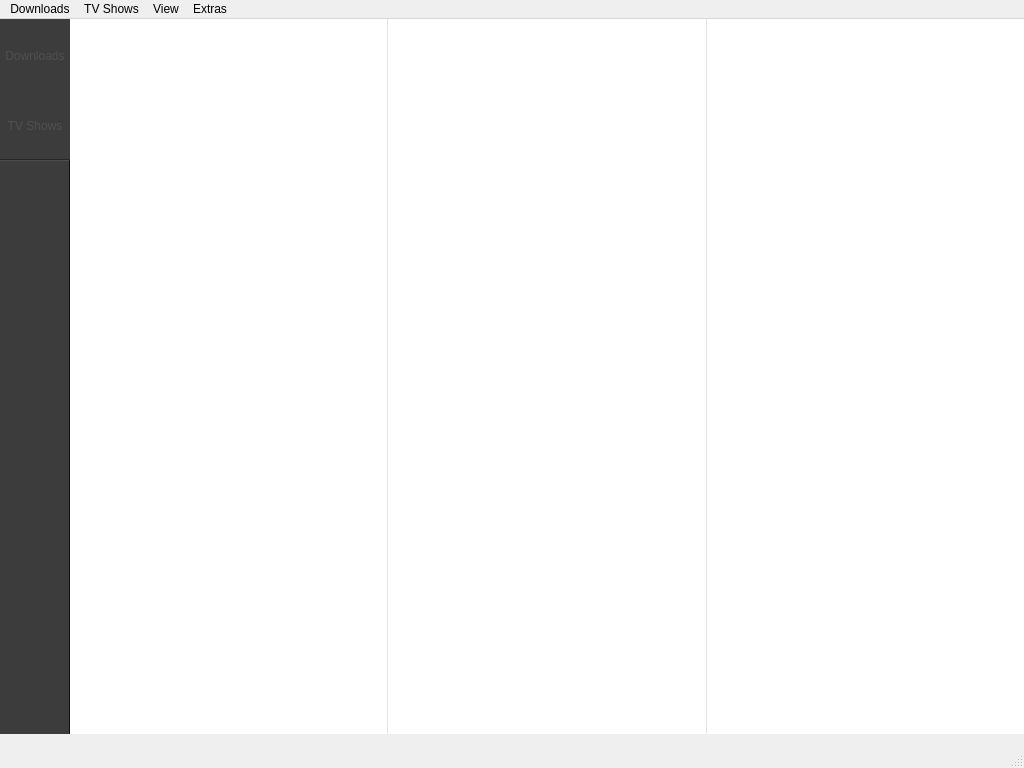
<?xml version="1.0" encoding="UTF-8"?>
<ui version="4.0">
 <class>MainWindow</class>
 <widget class="QMainWindow" name="MainWindow">
  <property name="geometry">
   <rect>
    <x>0</x>
    <y>0</y>
    <width>1024</width>
    <height>768</height>
   </rect>
  </property>
  <property name="windowTitle">
   <string>Media OrQanizer</string>
  </property>
  <property name="styleSheet">
   <string notr="true">QStatusBar {
background: url(:/statusBar/background) repeat-x;
}</string>
  </property>
  <widget class="QWidget" name="centralwidget">
   <property name="styleSheet">
    <string notr="true"/>
   </property>
   <layout class="QHBoxLayout" name="horizontalLayout">
    <property name="spacing">
     <number>0</number>
    </property>
    <property name="leftMargin">
     <number>0</number>
    </property>
    <property name="topMargin">
     <number>0</number>
    </property>
    <property name="rightMargin">
     <number>0</number>
    </property>
    <property name="bottomMargin">
     <number>0</number>
    </property>
    <item>
     <widget class="QWidget" name="centralWidget" native="true">
      <property name="styleSheet">
       <string notr="true"/>
      </property>
      <layout class="QHBoxLayout" name="horizontalLayout_2">
       <property name="spacing">
        <number>0</number>
       </property>
       <property name="leftMargin">
        <number>0</number>
       </property>
       <property name="topMargin">
        <number>0</number>
       </property>
       <property name="rightMargin">
        <number>0</number>
       </property>
       <property name="bottomMargin">
        <number>0</number>
       </property>
       <item>
        <widget class="QWidget" name="sideBar" native="true">
         <property name="minimumSize">
          <size>
           <width>70</width>
           <height>0</height>
          </size>
         </property>
         <property name="maximumSize">
          <size>
           <width>70</width>
           <height>16777215</height>
          </size>
         </property>
         <property name="styleSheet">
          <string notr="true">QWidget { 
background-color: rgb(60,60,60);
border-right: 1px solid rgb(16,16,16);
}
QToolButton {
padding-top: 4px;
border: none;
color: rgba(106,106,106, 100);
background-image: url(:/sideBar/button_background_nc);
}
QToolButton:pressed {
color: rgba(150,150,150, 255);
background-image: url(:/sideBar/button_background_p);
}
QToolButton:checked, QToolButton:checked:pressed {
color: rgba(150,150,150, 255);
background-image: url(:/sideBar/button_background_c);
}
QWidget#separator {
border-top: 1px solid rgb(38,38,38);
border-bottom: 1px solid rgb(77,77,77);
}</string>
         </property>
         <layout class="QVBoxLayout" name="verticalLayout">
          <property name="spacing">
           <number>0</number>
          </property>
          <property name="leftMargin">
           <number>0</number>
          </property>
          <property name="topMargin">
           <number>0</number>
          </property>
          <property name="rightMargin">
           <number>0</number>
          </property>
          <property name="bottomMargin">
           <number>0</number>
          </property>
          <item>
           <widget class="QToolButton" name="buttonDownloads">
            <property name="enabled">
             <bool>false</bool>
            </property>
            <property name="minimumSize">
             <size>
              <width>70</width>
              <height>70</height>
             </size>
            </property>
            <property name="maximumSize">
             <size>
              <width>70</width>
              <height>70</height>
             </size>
            </property>
            <property name="text">
             <string>Downloads</string>
            </property>
            <property name="checkable">
             <bool>true</bool>
            </property>
           </widget>
          </item>
          <item>
           <widget class="QToolButton" name="buttonSeries">
            <property name="sizePolicy">
             <sizepolicy hsizetype="Fixed" vsizetype="Fixed">
              <horstretch>0</horstretch>
              <verstretch>0</verstretch>
             </sizepolicy>
            </property>
            <property name="minimumSize">
             <size>
              <width>70</width>
              <height>70</height>
             </size>
            </property>
            <property name="text">
             <string>TV Shows</string>
            </property>
           </widget>
          </item>
          <item>
           <widget class="QWidget" name="separator" native="true">
            <property name="minimumSize">
             <size>
              <width>0</width>
              <height>2</height>
             </size>
            </property>
            <property name="maximumSize">
             <size>
              <width>16777215</width>
              <height>2</height>
             </size>
            </property>
           </widget>
          </item>
          <item>
           <spacer name="verticalSpacer">
            <property name="orientation">
             <enum>Qt::Vertical</enum>
            </property>
            <property name="sizeHint" stdset="0">
             <size>
              <width>20</width>
              <height>40</height>
             </size>
            </property>
           </spacer>
          </item>
         </layout>
        </widget>
       </item>
       <item>
        <widget class="QSplitter" name="splitter">
         <property name="styleSheet">
          <string notr="true"/>
         </property>
         <property name="orientation">
          <enum>Qt::Vertical</enum>
         </property>
         <property name="opaqueResize">
          <bool>true</bool>
         </property>
         <property name="handleWidth">
          <number>1</number>
         </property>
         <widget class="QStackedWidget" name="centralStackedWidget">
          <property name="styleSheet">
           <string notr="true">QWidget#centralStackedWidget {
background-color: rgb(227,227,227);
}</string>
          </property>
          <property name="currentIndex">
           <number>1</number>
          </property>
          <widget class="QWidget" name="pageDownloads">
           <layout class="QVBoxLayout" name="verticalLayout_2">
            <property name="spacing">
             <number>0</number>
            </property>
            <property name="leftMargin">
             <number>0</number>
            </property>
            <property name="topMargin">
             <number>0</number>
            </property>
            <property name="rightMargin">
             <number>0</number>
            </property>
            <property name="bottomMargin">
             <number>0</number>
            </property>
            <item>
             <widget class="QTreeView" name="treeViewDownloads">
              <property name="frameShape">
               <enum>QFrame::NoFrame</enum>
              </property>
             </widget>
            </item>
           </layout>
          </widget>
          <widget class="QWidget" name="pageSeries">
           <layout class="QHBoxLayout" name="horizontalLayout_3">
            <property name="spacing">
             <number>0</number>
            </property>
            <property name="leftMargin">
             <number>0</number>
            </property>
            <property name="topMargin">
             <number>0</number>
            </property>
            <property name="rightMargin">
             <number>0</number>
            </property>
            <property name="bottomMargin">
             <number>0</number>
            </property>
            <item>
             <widget class="QSplitter" name="splitter_2">
              <property name="midLineWidth">
               <number>1</number>
              </property>
              <property name="orientation">
               <enum>Qt::Horizontal</enum>
              </property>
              <property name="opaqueResize">
               <bool>true</bool>
              </property>
              <property name="handleWidth">
               <number>1</number>
              </property>
              <widget class="QTreeView" name="treeViewSeries">
               <property name="frameShape">
                <enum>QFrame::NoFrame</enum>
               </property>
               <property name="frameShadow">
                <enum>QFrame::Plain</enum>
               </property>
               <property name="lineWidth">
                <number>0</number>
               </property>
               <property name="rootIsDecorated">
                <bool>false</bool>
               </property>
               <property name="headerHidden">
                <bool>true</bool>
               </property>
              </widget>
              <widget class="QTreeView" name="treeViewSeasons">
               <property name="frameShape">
                <enum>QFrame::NoFrame</enum>
               </property>
               <property name="frameShadow">
                <enum>QFrame::Plain</enum>
               </property>
               <property name="lineWidth">
                <number>0</number>
               </property>
               <property name="rootIsDecorated">
                <bool>false</bool>
               </property>
               <property name="headerHidden">
                <bool>true</bool>
               </property>
              </widget>
              <widget class="QTreeView" name="treeViewEpisodes">
               <property name="frameShape">
                <enum>QFrame::NoFrame</enum>
               </property>
               <property name="rootIsDecorated">
                <bool>false</bool>
               </property>
               <attribute name="headerVisible">
                <bool>false</bool>
               </attribute>
              </widget>
             </widget>
            </item>
           </layout>
          </widget>
         </widget>
        </widget>
       </item>
      </layout>
     </widget>
    </item>
   </layout>
  </widget>
  <widget class="QMenuBar" name="menubar">
   <property name="geometry">
    <rect>
     <x>0</x>
     <y>0</y>
     <width>1024</width>
     <height>22</height>
    </rect>
   </property>
   <widget class="QMenu" name="menuView">
    <property name="title">
     <string>View</string>
    </property>
    <addaction name="separator"/>
    <addaction name="actionDownloads"/>
    <addaction name="actionTV_Shows"/>
   </widget>
   <widget class="QMenu" name="menuExtras">
    <property name="title">
     <string>Extras</string>
    </property>
    <addaction name="actionPreferences"/>
    <addaction name="actionDownload_Preferences"/>
    <addaction name="actionPremiumizeMe_Preferences"/>
   </widget>
   <widget class="QMenu" name="menuDownloads">
    <property name="title">
     <string>Downloads</string>
    </property>
    <addaction name="actionStart"/>
    <addaction name="actionStopDownloads"/>
    <addaction name="separator"/>
    <addaction name="actionDeleteDownload"/>
    <addaction name="actionResetDownload"/>
    <addaction name="actionExtract"/>
   </widget>
   <widget class="QMenu" name="menuTV_Shows">
    <property name="title">
     <string>TV Shows</string>
    </property>
    <addaction name="actionAdd_show"/>
    <addaction name="actionAddDownload"/>
   </widget>
   <addaction name="menuDownloads"/>
   <addaction name="menuTV_Shows"/>
   <addaction name="menuView"/>
   <addaction name="menuExtras"/>
  </widget>
  <widget class="QStatusBar" name="statusbar">
   <property name="minimumSize">
    <size>
     <width>0</width>
     <height>34</height>
    </size>
   </property>
   <property name="sizeGripEnabled">
    <bool>true</bool>
   </property>
  </widget>
  <action name="actionDownloads">
   <property name="checkable">
    <bool>true</bool>
   </property>
   <property name="checked">
    <bool>true</bool>
   </property>
   <property name="text">
    <string>Downloads</string>
   </property>
   <property name="toolTip">
    <string>Show downloads</string>
   </property>
   <property name="shortcut">
    <string>Ctrl+1</string>
   </property>
  </action>
  <action name="actionPreferences">
   <property name="text">
    <string>Preferences...</string>
   </property>
  </action>
  <action name="actionDownload_Preferences">
   <property name="text">
    <string>Download Preferences...</string>
   </property>
  </action>
  <action name="actionPremiumizeMe_Preferences">
   <property name="text">
    <string>PremiumizeMe Preferences...</string>
   </property>
  </action>
  <action name="actionStart">
   <property name="text">
    <string>Start queue</string>
   </property>
   <property name="toolTip">
    <string>Start Downloads</string>
   </property>
  </action>
  <action name="actionDeleteDownload">
   <property name="text">
    <string>Delete</string>
   </property>
   <property name="shortcut">
    <string>Ctrl+Backspace</string>
   </property>
  </action>
  <action name="actionResetDownload">
   <property name="text">
    <string>Reset</string>
   </property>
  </action>
  <action name="actionStopDownloads">
   <property name="enabled">
    <bool>false</bool>
   </property>
   <property name="text">
    <string>Stop all</string>
   </property>
  </action>
  <action name="actionExtract">
   <property name="text">
    <string>Extract</string>
   </property>
  </action>
  <action name="actionTV_Shows">
   <property name="checkable">
    <bool>true</bool>
   </property>
   <property name="text">
    <string>TV Shows</string>
   </property>
   <property name="shortcut">
    <string>Ctrl+2</string>
   </property>
  </action>
  <action name="actionAdd_show">
   <property name="text">
    <string>Add show...</string>
   </property>
   <property name="shortcut">
    <string>Ctrl+N</string>
   </property>
  </action>
  <action name="actionAddDownload">
   <property name="enabled">
    <bool>false</bool>
   </property>
   <property name="text">
    <string>Download</string>
   </property>
  </action>
 </widget>
 <resources/>
 <connections/>
</ui>
